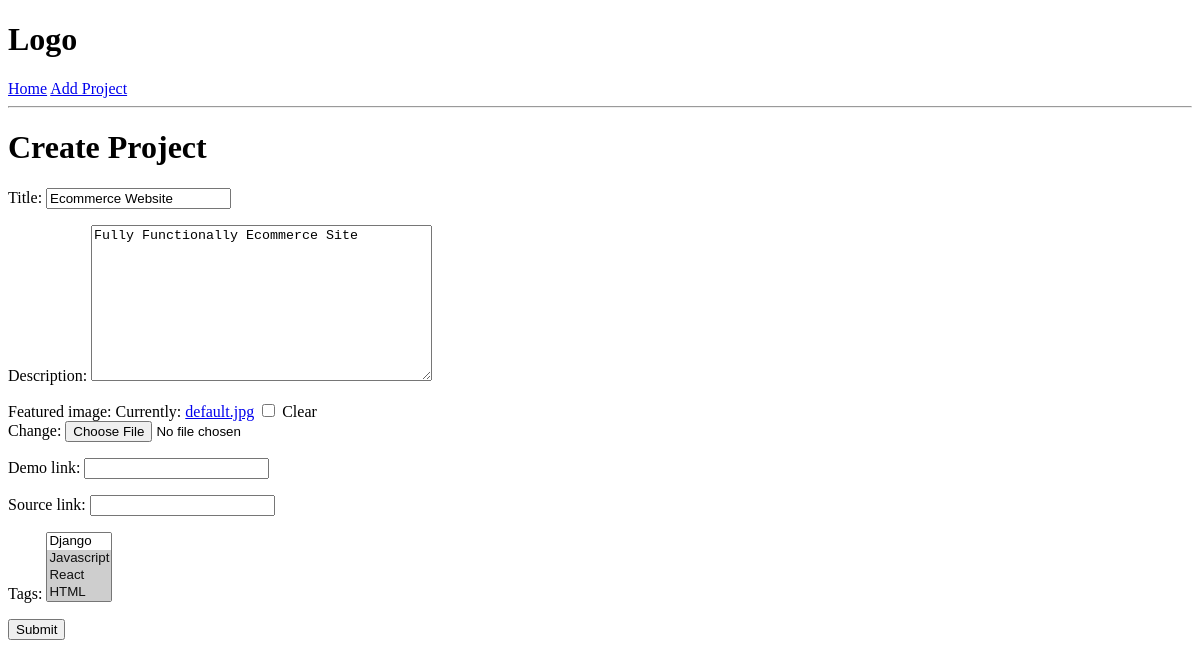
/update-project/b8e19ab8-1bc9-4286-bce5-5b5dfa998c4c/, run on an earlier commit of the app's database.
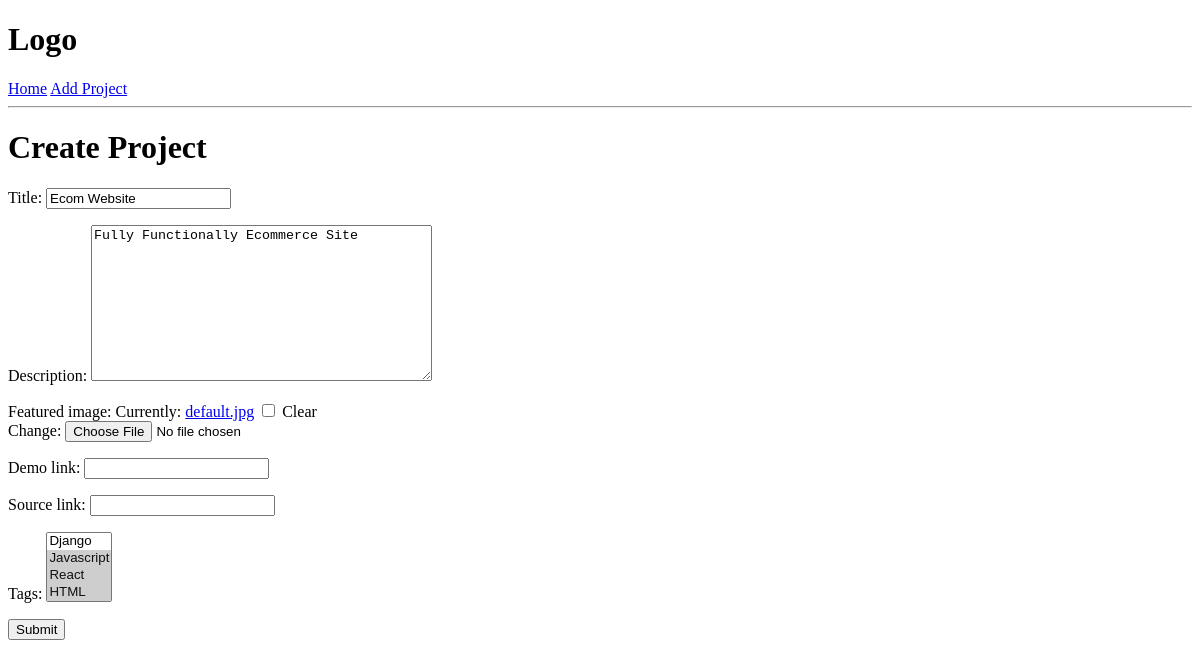
And on a later commit of the database.
### projects/models.py (models this page shows, shortened)
class Project(models.Model):
    title = models.CharField(max_length=200)
    description = models.TextField(null=True, blank=True)
    featured_image = models.ImageField(null=True, blank=True, default='default.jpg')
    demo_link = models.CharField(max_length=1000, null=True, blank=True)
    source_link = models.CharField(max_length=1000, null=True, blank=True)
    vote_total = models.IntegerField(default=0)
    vote_ratio = models.IntegerField(default=0)
    tags = models.ManyToManyField('Tag', blank=True)
    created = models.DateTimeField(auto_now_add=True)
    id = models.UUIDField(default=uuid.uuid4, unique=True, primary_key=True, editable=False)

### projects/views.py (the view)
# urls.py: path('update-project/<str:pk>/', views.updateProject, name='update-project'),
def updateProject(request, pk):
    project = Project.objects.get(id=pk)
    form = ProjectForm(instance=project)
    if request.method == 'POST':
        form = ProjectForm(request.POST, request.FILES, instance=project)
        if form.is_valid():
            form.save()
            return redirect('projects')
    context = {'form':form}
    return render(request, 'projects/project-form.html', context=context)

### projects/forms.py
class ProjectForm(ModelForm):
    class Meta:
        model = Project
        fields = '__all__'
        exclude = ['vote_total', 'vote_ratio']

### projects/models.py (called while the page is built)
    def __str__(self):
        return self.name

### projects/templates/projects/project-form.html (shortened to what this page needs)
{% extends 'main.html' %}
{% block content %}
<h1>Create Project</h1>
<form action="" method="post" enctype="multipart/form-data">
    {{ form.as_p }}
    <input type="submit" value="Submit">
</form>
{% endblock %}

What changed in the data, as far as the page shows it:
changed Project "Fully Functionally Ecommerce Site": title "Ecommerce Website" → "Ecom Website"
